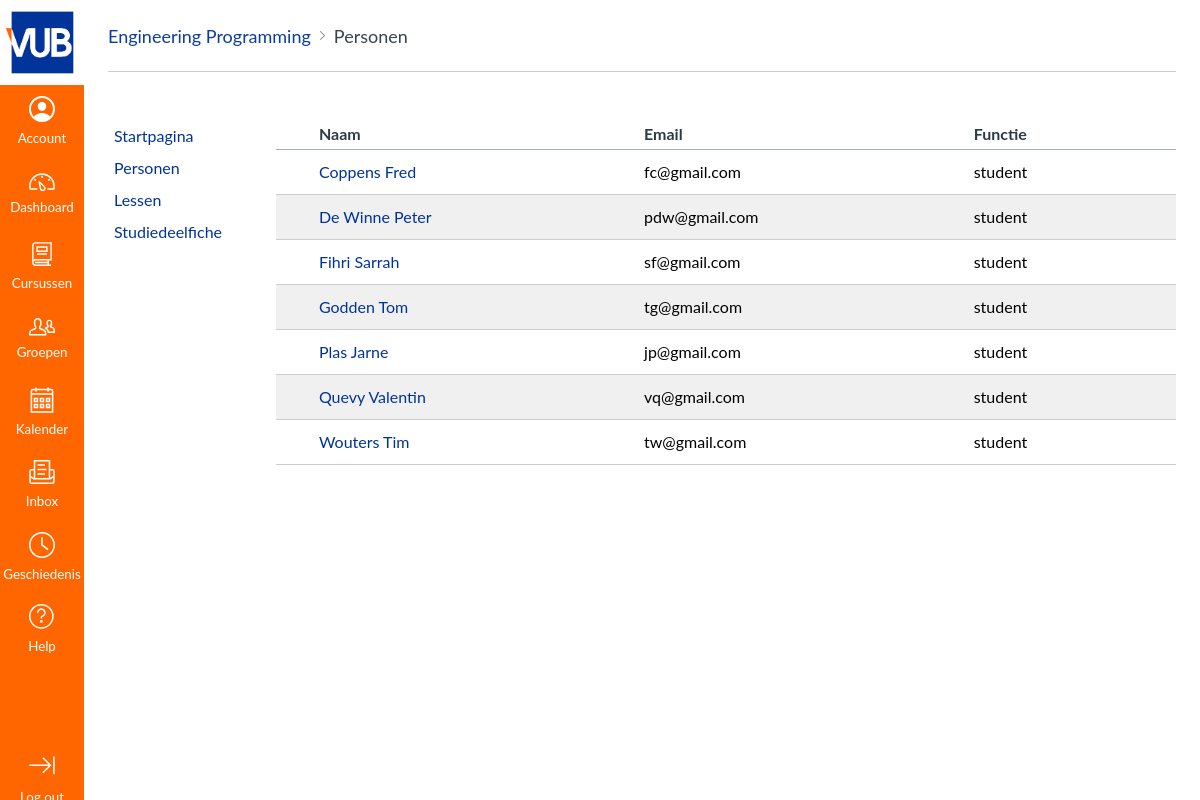
The page /course/8/users (signed in) on the database its author committed.
### app/database/models.py (models this page shows, shortened)
class Course(db.Model):
    __tablename__ = 'Course'
    meta = MetaData()
    id = db.Column(db.Integer, primary_key=True)
    name = db.Column(db.String)
    semester = db.Column(db.Integer)

class UCourse(db.Model):
    __tablename__ = 'UCourse'
    course_id = db.Column(db.Integer, db.ForeignKey("User.id"), primary_key=True)
    user_id = db.Column(db.Integer, primary_key=True)
    role = db.Column(db.String(120))

class User(UserMixin, db.Model):
    __tablename__ = 'User'
    id = db.Column(db.Integer, primary_key=True)
    fname = db.Column(db.String(64), index=True)
    lname = db.Column(db.String(64), index=True)
    email = db.Column(db.String(120), index=True, unique=True)
    password_hash = db.Column(db.String(128))

### app/blueprints/courses/routes.py (the view, shortened to what this page needs)
@courses_bp.route('/course/<course_id>/users', methods=['POST','GET'])
@login_required
def course_users_(course_id):
    add_uc_form = UserCourseForm(request.form)
    del_uc_form = DeleteUserCourseForm(request.form)
    course = queries.get_course_info(course_id)
    users = queries.get_course_users(course_id)
    return render_template("courses/course_users.html", course=course, users=users, add_uc_form=add_uc_form, del_uc_form=del_uc_form)

### app/blueprints/login/routes.py (called while the page is built)
@login.user_loader
def load_user(id):
    return User.query.get(int(id))

### app/database/queries.py (called while the page is built)
def get_course_users(course_id:int):
    querie = f"""
        SELECT u.id, u.fname, u.lname, u.email, uc.role
        FROM UCourse uc
        INNER JOIN User u ON uc.user_id=u.id
        WHERE uc.course_id={course_id}
        ORDER BY u.lname ASC, u.fname ASC;"""
    users = db2.session.execute(querie)
    return users.fetchall()

def get_course_info(course_id):
    querie = f"""
        SELECT id, name, semester
        FROM Course c
        WHERE c.id={course_id};"""
    course = db2.session.execute(querie)
    return course.fetchone()

### app/blueprints/courses/templates/courses/course_users.html (shortened to what this page needs)
{% extends "courses/course_base.html" %}
{% block page_title %}
<span><a class="page" href="">Personen</a></span>
{% endblock %}
{% block course_page %}
<div class="courses-table-container">
  <table class="courses-table">
    <thead>
      <tr>
        <th>     </th>
        <th>Naam</th>
        <th>Email</th>
        <th>Functie</th>
        <th></th>
      </tr>
    </thead>
    <tbody>
    {% for user in users %}
      <tr>
        <td></td>
        <td><a href="">{{user['lname']}} {{user['fname']}}</a></td>
        <td>{{user['email']}}</td>
        <td>{{user['role']}}</td>
        <td>
        </td>
      </tr>
    {% endfor %}
    </tbody>
  </table>
</div>
{% endblock %}

### app/blueprints/courses/templates/courses/course_base.html
{% extends "base.html" %}
{% block head_local %}
  <link rel="stylesheet" href="{{ url_for('courses.static', filename='css/courses.css')}}"/>
{% endblock %}
{% block content %}
<div id="container-dashboard">
  <div class="container-header">
    <div class="course-path">
      <span><a class="course" href="/course/{{course['id']}}/start">{{course['name']}}</a></span>
      <svg class="next-icon" x="0px" y="0px" viewBox="0 0 9 16" enable-background="new 0 0 9 16" xml:space="preserve"><path fill="#777777" d="M7.1,8L0.2,1.1c-0.3-0.3-0.3-0.6,0-0.9s0.7-0.3,1,0l7.6,7.3c0.3,0.3,0.3,0.6,0,0.9l-7.6,7.3 c-0.3,0.3-0.7,0.3-1,0c-0.3-0.3-0.3-0.6,0-0.9L7.1,8z"/></svg>
      {% block page_title %}{% endblock %}
    </div>
  </div>
  <div class="course-content-container">
    <div class="courses-sidebar-container">
      <nav>
        <a href="/course/{{course['id']}}/start">Startpagina</a>
        <a href="/course/{{course['id']}}/users">Personen</a>
        <a href="/course/{{course['id']}}/classes">Lessen</a>
        <a href="">Studiedeelfiche</a>
      </nav>
    </div>
    {% block course_page %}{% endblock %}
  </div>
</div>
{% endblock %}

### app/static/css/style.css (style rules this page uses)
* { font-family: LatoWeb, "Lato Extended", Lato, "Helvetica Neue", Helvetica, Arial, sans-serif; }
#container-dashboard { margin-left: 84px; padding: 0px 24px 0px 24px; }
.container-header { position: sticky; top: 0; left: 0; width: 100%; height: 72px; box-sizing: border-box; background-color: white; opacity: 0.95; }
.container-header, .container-day h2 { border-bottom: 1px solid #c7cdd1; }

### app/blueprints/courses/static/css/courses.css (style rules this page uses)
.next-icon { width: 5px; height: 9px; display: inline; margin: 0px 9px; }
.course-path { height: 100%; display: flex; align-items: center; }
.course-path span { font-size: 18px; }
.course-path .course { color: #003399; }
.course-path .page { color: #2D3B45; }
.courses-sidebar-container { padding: 48px 12px 72px 0px; width: 168px; box-sizing: border-box; }
.courses-sidebar-container nav { display: flex; flex-direction: column; }
.courses-sidebar-container a { color: #003399; font-size: 16px; padding: 8px 0px 8px 6px; }
.courses-table-container { flex-grow: 1; }
.courses-table { margin-top: 40px; width: 100%; height: 42px; }
.courses-table tr { border-bottom: 1px solid #c7cdd1; }
.courses-table thead tr { border-bottom: 1px solid #a5afb5;; }
.courses-table th { text-align: start; font-size: 1rem; padding: 14px 7px 7px 7px; color: #2D3B45; font-weight: bold; }
.courses-table td { padding: 14px 7px; font-size: 1rem; font-weight: normal; }
.courses-table a { color: #003399; text-decoration: none; }
.course-content-container { display: flex; }
.courses-table tr:nth-child(even) { background-color: rgb(241, 240, 240); }

### rows shown on the page
Course: name "Engineering Programming"
UCourse: lname "Coppens", fname "Fred", email "fc@gmail.com", role "student"
UCourse: lname "De Winne", fname "Peter", email "pdw@gmail.com", role "student"
UCourse: lname "Fihri", fname "Sarrah", email "sf@gmail.com", role "student"
UCourse: lname "Godden", fname "Tom", email "tg@gmail.com", role "student"
UCourse: lname "Plas", fname "Jarne", email "jp@gmail.com", role "student"
UCourse: lname "Quevy", fname "Valentin", email "vq@gmail.com", role "student"
UCourse: lname "Wouters", fname "Tim", email "tw@gmail.com", role "student"
